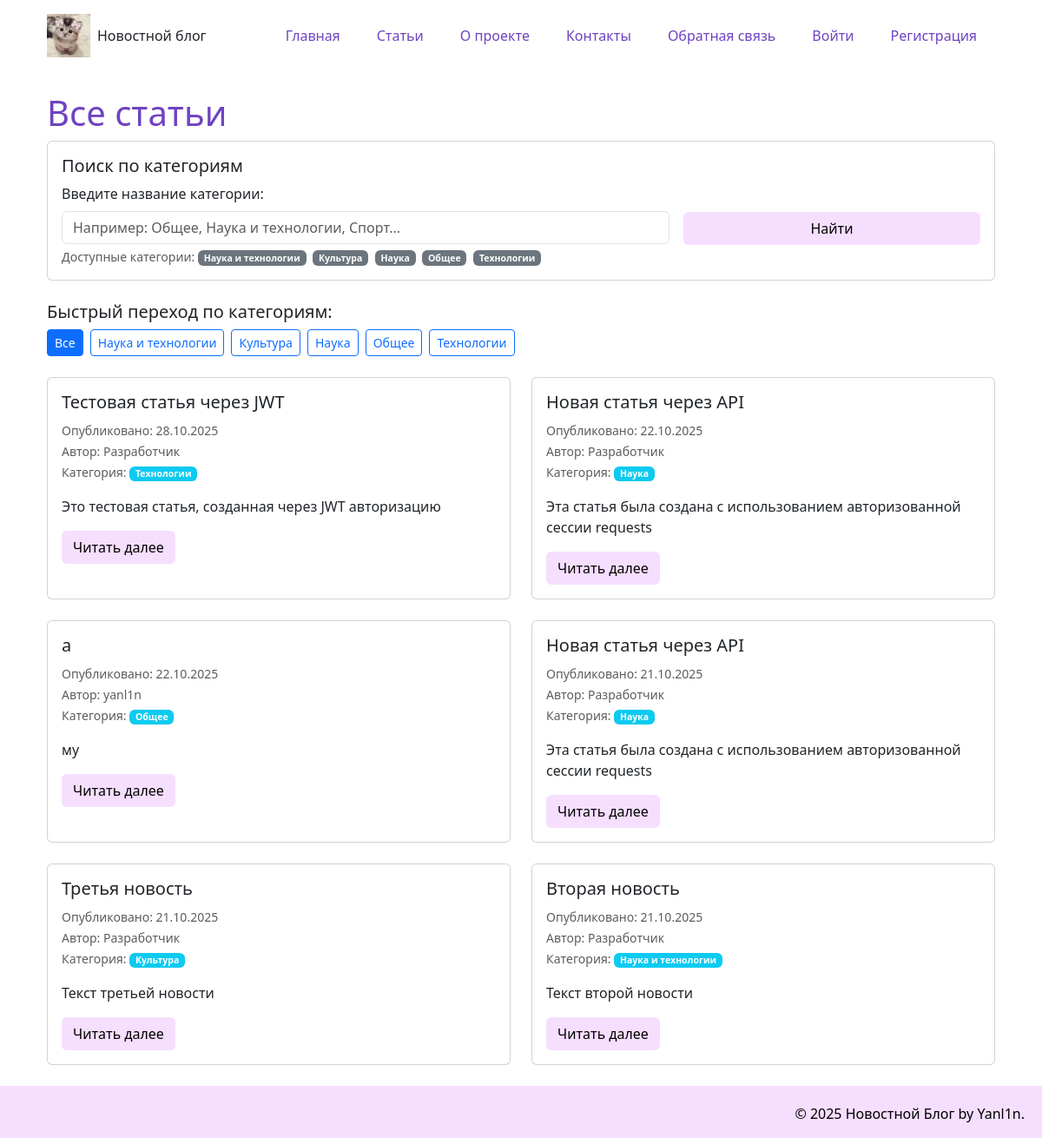
The page /articles on the database its author committed.
### models.py (models this page shows, shortened)
class Article(data_base.Model):
    __tablename__= "article"
    id = data_base.Column(data_base.Integer, primary_key = True)
    title = data_base.Column(data_base.String(200), nullable=False)
    text = data_base.Column(data_base.Text, nullable=False)
    date = data_base.Column(data_base.DateTime, default=datetime.utcnow)
    user_id = data_base.Column(data_base.Integer, data_base.ForeignKey('user.id'), nullable=False)
    category = data_base.Column(data_base.String(50), default='Общая')
    comment = data_base.relation('Comment', backref='article', lazy='dynamic')

class User(UserMixin, data_base.Model):
    __tablename__= "user"
    id = data_base.Column(data_base.Integer, primary_key = True)
    name = data_base.Column(data_base.String(100), nullable=False)
    email = data_base.Column(data_base.String(100), nullable=False)
    hashed_password = data_base.Column(data_base.String(200), nullable=False)
    date = data_base.Column(data_base.DateTime, default=datetime.utcnow)
    articles = data_base.relationship('Article', backref='author', lazy=True)

### app.py (the view)
@app.route("/articles")
@app.route("/articles/<category>")
def articles_list(category=None):
    if category is None:
        category = request.args.get('category', '').strip()
    if category:
        category = unquote(category)
    categories = data_base.session.query(Article.category).distinct().all()
    categories = [cat[0] for cat in categories if cat[0]]
    if category and category not in categories:
        flash(f'Категория "{category}" не найдена', 'error')
        articles = []
    elif category:
        articles = Article.query.filter_by(category=category).order_by(Article.date.desc()).all()
    else:
        articles = Article.query.order_by(Article.date.desc()).all()
    return render_template('articles_list.html',
                         articles=articles,
                         current_category=category,
                         categories=categories)

### app.py (called while the page is built)
@app.before_request
def before_request():
    if not current_user.is_authenticated:
        jwt_token = request.cookies.get('jwt_token')
        if jwt_token:
            payload = jwt_manager.verify_token(jwt_token)
            if payload:
                user = User.query.get(payload['user_id'])
                if user:
                    login_user(user)

### templates/articles_list.html (shortened to what this page needs)
{% extends 'base.html' %}
{% block content %}
<div class="row">
    <div class="col-12">
        <h1>
            {% if current_category %}
                Статьи в категории: "{{ current_category }}"
            {% else %}
                Все статьи
            {% endif %}
        </h1>
        <div class="card mb-4">
            <div class="card-body">
                <h5 class="card-title">Поиск по категориям</h5>
                <form method="GET" action="{{ url_for('articles_list') }}" class="row g-3">
                    <div class="col-md-8">
                        <label for="category" class="form-label">Введите название категории:</label>
                        <input type="text"
                               class="form-control"
                               id="category"
                               name="category"
                               value="{{ current_category }}"
                               placeholder="Например: Общее, Наука и технологии, Спорт...">
                        <div class="form-text">Доступные категории:
                            {% for cat in categories %}
                            <span class="badge bg-secondary me-1">{{ cat }}</span>
                            {% endfor %}
                        </div>
                    </div>
                    <div class="col-md-4 d-flex align-items-end">
                        <div class="btn-group w-100 mb-4">
                            <button type="submit" class="btn btn-custom">Найти</button>
                        </div>
                    </div>
                </form>
            </div>
        </div>
        <div class="categories-nav mb-4">
            <h5>Быстрый переход по категориям:</h5>
            <div class="d-flex flex-wrap gap-2">
                <a href="{{ url_for('articles_list') }}"
                   class="btn {% if not current_category%} btn-primary{% else %}btn-outline-primary{% endif %} btn-sm">
                    Все
                </a>
                {% for cat in categories %}
                    <a href="{{ url_for('articles_list', category=cat) }}"
                       class="btn {% if current_category == cat %}btn-primary{% else %}btn-outline-primary{% endif %} btn-sm">
                        {{ cat }}
                    </a>
                {% endfor %}
            </div>
        </div>
        {% if articles %}
        <div class="row">
            {% for article in articles %}
            <div class="col-md-6 mb-4">
                <div class="card h-100">
                    <div class="card-body">
                        <h5 class="card-title">
                            {{ article.title }}
                        </h5>
                        <p class="card-text">
                            <small class="text-muted">
                                Опубликовано: {{ article.date.strftime('%d.%m.%Y') }}<br>
                                Автор: {{ article.author.name }}<br>
                                Категория:
                                <span class="badge bg-info">{{ article.category }}</span>
                            </small>
                        </p>
                        <p class="card-text">{{ article.text[:150] }}{% if article.text|length > 150 %}...{% endif %}</p>
                        <a href="{{ url_for('news_article', id=article.id) }}" class="btn btn-custom">Читать далее</a>
                    </div>
                </div>
            </div>
            {% endfor %}
        </div>
        {% endif %}
    </div>
</div>
{% endblock %}

### static/css/main.css (style rules this page uses)
body { display: flex; flex-direction: column; min-height: 100vh; }
h1 { color:#6f42c1; }
.btn-custom { background-color: #F6DEFF; color: rgb(0, 0, 0); }

### rows shown on the page
Article: title "Тестовая статья через JWT", date "28.10.2025", author.name "Разработчик", category "Технологии", text "Это тестовая статья, созданная через JWT авторизацию"
Article: title "Новая статья через API", date "22.10.2025", author.name "Разработчик", category "Наука", text "Эта статья была создана с использованием авторизованной сессии requests"
Article: title "a", date "22.10.2025", author.name "yanl1n", category "Общее", text "му"
Article: title "Новая статья через API", date "21.10.2025", author.name "Разработчик", category "Наука", text "Эта статья была создана с использованием авторизованной сессии requests"
Article: title "Третья новость", date "21.10.2025", author.name "Разработчик", category "Культура", text "Текст третьей новости"
Article: title "Вторая новость", date "21.10.2025", author.name "Разработчик", category "Наука и технологии", text "Текст второй новости"

### other values the page prints
{{ cat }} "Наука и технологии" "Культура" "Наука" "Общее" "Технологии"
